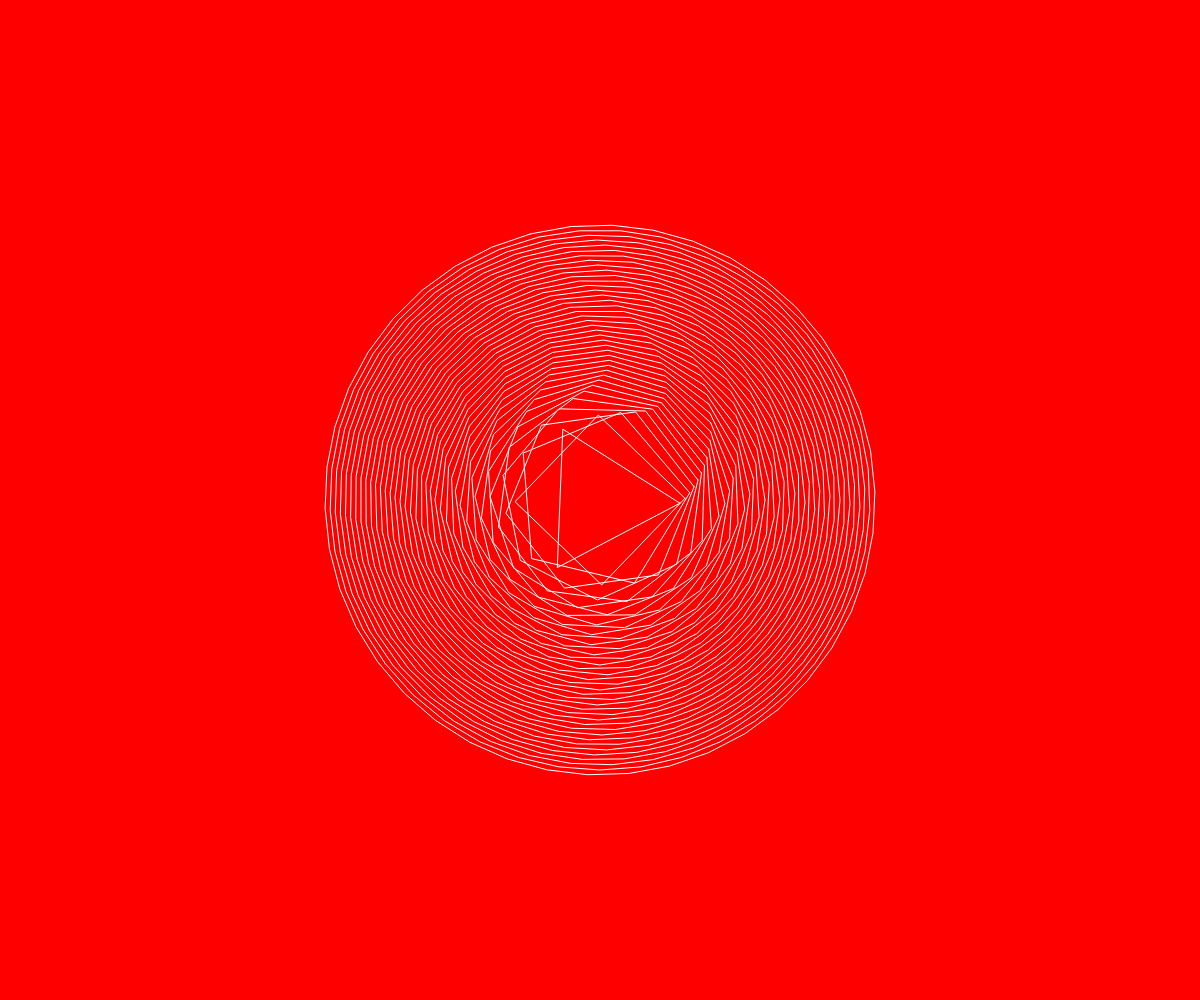
Frame 1 (no input)
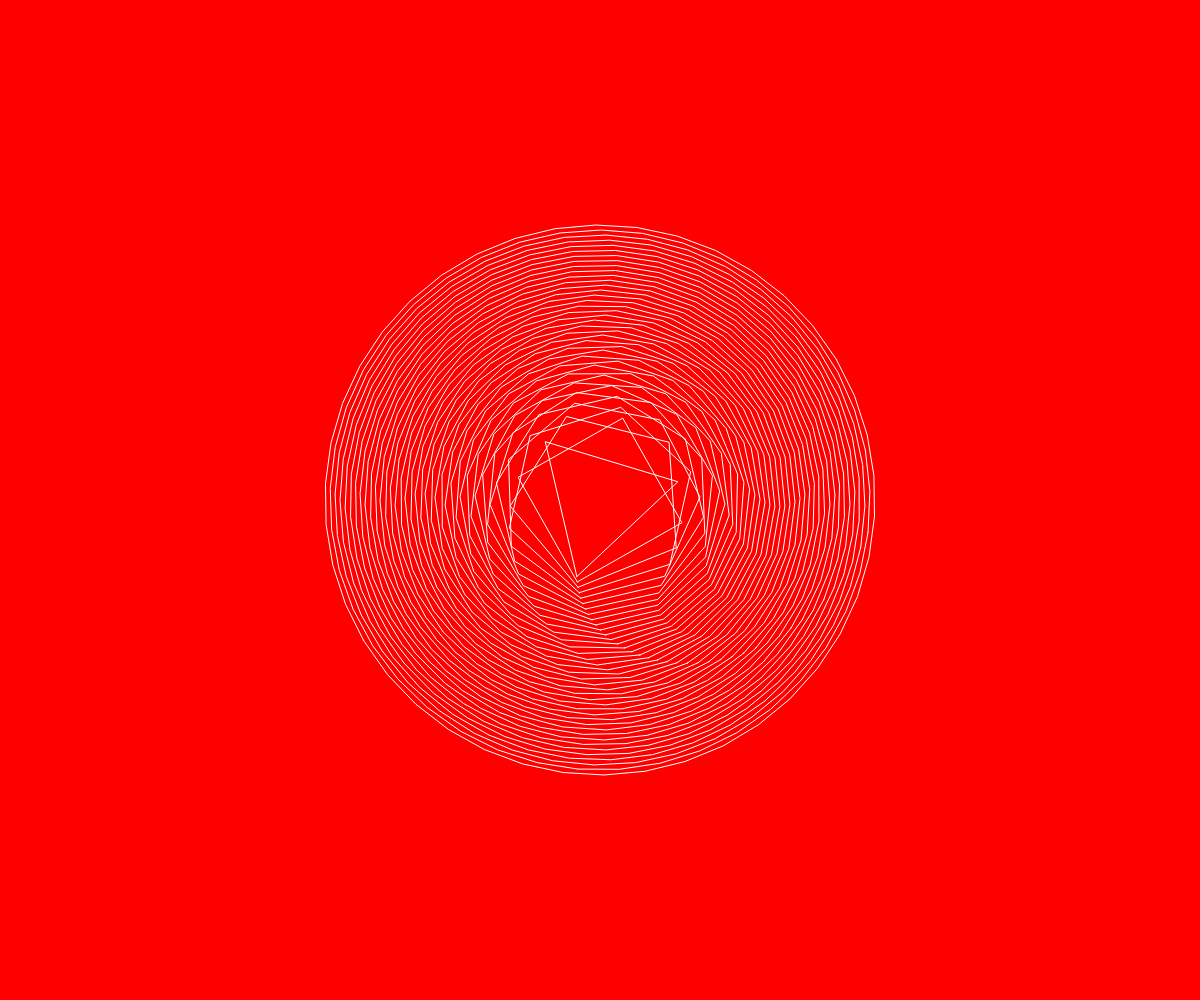
Frame 60 (no input)
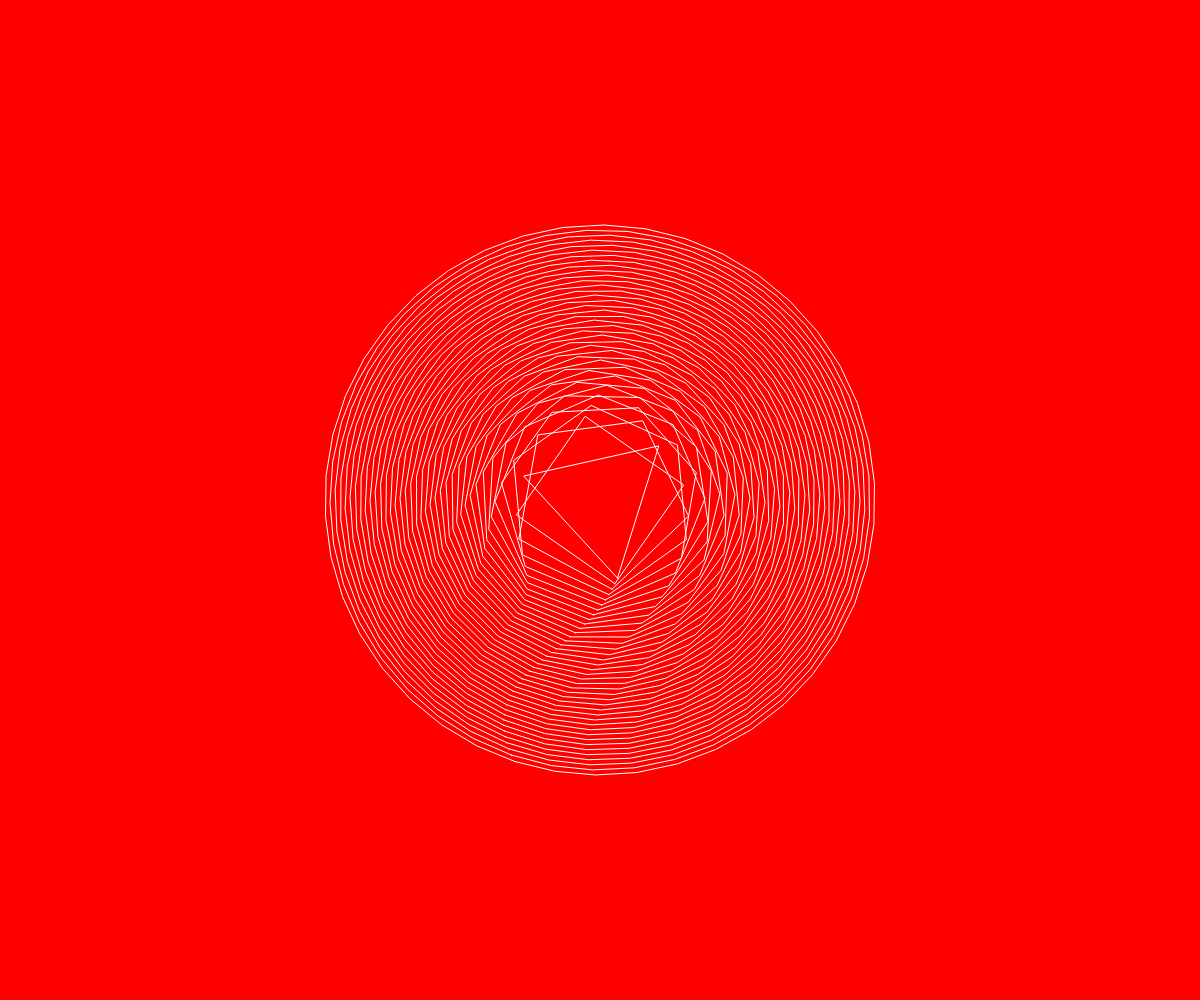
Frame 120 (the mouse pressed at the canvas centre since frame 60)

The p5.js sketch that drew these frames (run headless with seeded random() and noise() and a simulated clock; from frame 60 on, the mouse is pressed at the canvas centre):

// p5.js sketch
// ── sketch.js
function setup() {
	createCanvas(windowWidth, windowHeight)
}

function draw() {
	background(255,0,0)

	noFill()
	stroke(255)


	for(let i=0; i<40; i++) {
		const rot = sin(frameCount * 0.02 - i * 0.03) * 2
		poligono(width/2, height/2, i + 3, 80 + i*5, rot)
	}

}

function poligono(x, y, lati, raggio, rot=0) {
	beginShape()
	for (let i=0; i<lati; i++) {
		const angolo = TAU / lati * i + rot
		const px = x + cos(angolo) * raggio
		const py = y + sin(angolo) * raggio
		vertex(px, py)
	}
	endShape(CLOSE)
}

function windowResized() {
	resizeCanvas(windowWidth, windowHeight)
}
